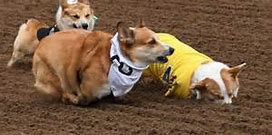
#> input picture Python/Pycharm/8Opencv/test.png, 272 x 135 px
$ python 4.py
#> lines starting #> are read from the running program, lines starting #| are printed output that depends on the picture
import cv2
import numpy as np
img=cv2.imread('test.png',1)
#> img is the input picture: shape (135, 272, 3); mean B, G, R 66.6, 91.4, 119.7
rows,cols,channel=img.shape
#> rows = 135; cols = 272; channel = 3
M=np.float32([[1,0,100],[0,1,50]])
dst=cv2.warpAffine(img,M,(cols,rows))
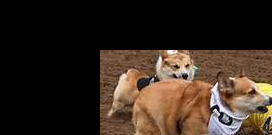
#> dst: shape (135, 272, 3); mean B, G, R 31.4, 41.5, 54.6
cv2.imshow('img',dst)
cv2.waitKey(0)
cv2.destroyAllWindows()
